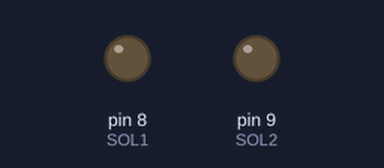
Recording of a sketch running on a simulated Arduino Uno, built with avr-gcc and run on an emulated ATmega328P. Parts: output pins drawn as LEDs (lit = HIGH).

Above: at 0.6 s.
At 1.94 s:
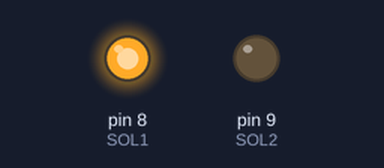
At 2.94 s:
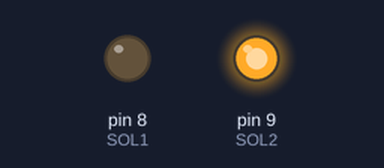
Timing chart, 0 to 3.2 s (numbered marks = the images above):
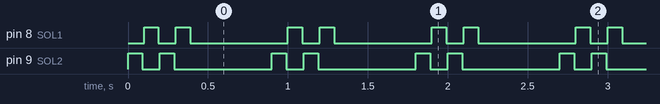

Measured:
- by itself, pin 8 (SOL1), pin 9 (SOL2): repeats every 0.90 s: LOW 0.11 s, HIGH 0.09 s, LOW 0.61 s, HIGH 0.09 s
- by itself, everything shown: repeats every 0.90 s, in 5 steps

The sketch:

bassbot_test.ino
```cpp
/*
Initial test for BassBot.  Opens and closes the pedal at a constant rate.
4/6/14
*/

#define SOL1 8
#define SOL2 9

void setup(){
  pinMode(SOL1, OUTPUT);
  pinMode(SOL2, OUTPUT);
}

void hit (int delayTime) {
  digitalWrite(SOL2, HIGH);
  delay(delayTime);
  digitalWrite(SOL2, LOW);
  delay(10);
  digitalWrite(SOL1, HIGH);
  delay(delayTime);
  digitalWrite(SOL1, LOW);
  delay(10);
}

void loop(){
  hit(90);
  hit(90);
  delay(500);
}
```
